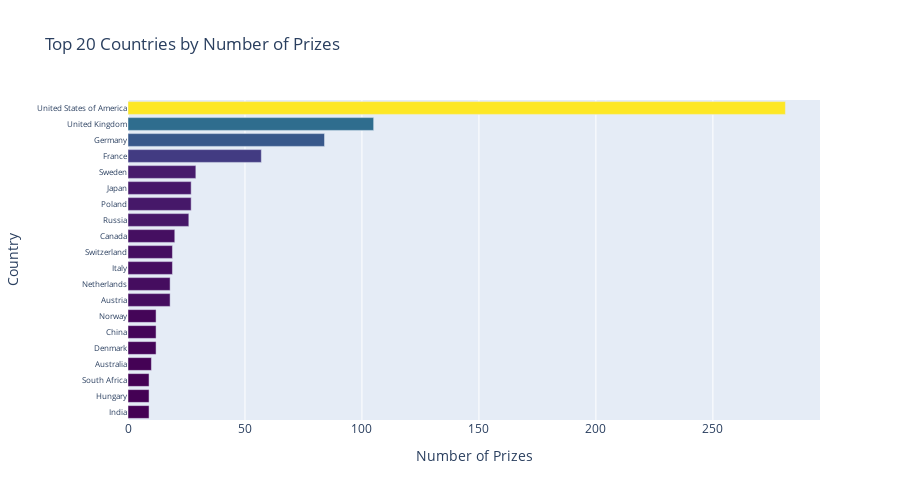

The notebook cell this image was saved under:
### Code cell
h_bar = px.bar(x=top20_countries.prize,
               y=top20_countries.birth_country_current,
               orientation='h',
               color=top20_countries.prize,
               color_continuous_scale='Viridis',
               title='Top 20 Countries by Number of Prizes')
 
h_bar.update_layout(xaxis_title='Number of Prizes', 
                    yaxis_title='Country',
                    coloraxis_showscale=False,
                    yaxis={'categoryorder':'total ascending'},
                    height=500)

h_bar.update_yaxes(tickfont=dict(size=8))

h_bar.show()

### Figure 1 — Plotly figure (JSON) as saved in the notebook; plotly's stock layout.template omitted (floating-point values rounded to 4 significant figures)
{"data": [{"alignmentgroup": "True", "hovertemplate": "x=%{x}<br>y=%{y}<br>color=%{marker.color}<extra></extra>", "legendgroup": "", "marker": {"color": [9, 9, 9, 10, 12, 12, 12, 18, 18, 19, 19, 20, 26, 27, 27, 29, 57, 84, 105, 281], "coloraxis": "coloraxis", "pattern": {"shape": ""}}, "name": "", "offsetgroup": "", "orientation": "h", "showlegend": false, "textposition": "auto", "type": "bar", "x": [9, 9, 9, 10, 12, 12, 12, 18, 18, 19, 19, 20, 26, 27, 27, 29, 57, 84, 105, 281], "xaxis": "x", "y": ["India", "Hungary", "South Africa", "Australia", "Denmark", "China", "Norway", "Austria", "Netherlands", "Italy", "Switzerland", "Canada", "Russia", "Poland", "Japan", "Sweden", "France", "Germany", "United Kingdom", "United States of America"], "yaxis": "y"}], "layout": {"barmode": "relative", "coloraxis": {"colorbar": {"title": {"text": "color"}}, "colorscale": [[0, "#440154"], [0.1111, "#482878"], [0.2222, "#3e4989"], [0.3333, "#31688e"], [0.4444, "#26828e"], [0.5556, "#1f9e89"], [0.6667, "#35b779"], [0.7778, "#6ece58"], [0.8889, "#b5de2b"], [1, "#fde725"]], "showscale": false}, "height": 500, "legend": {"tracegroupgap": 0}, "title": {"text": "Top 20 Countries by Number of Prizes"}, "xaxis": {"anchor": "y", "domain": [0, 1], "title": {"text": "Number of Prizes"}}, "yaxis": {"anchor": "x", "categoryorder": "total ascending", "domain": [0, 1], "tickfont": {"size": 8}, "title": {"text": "Country"}}}}
